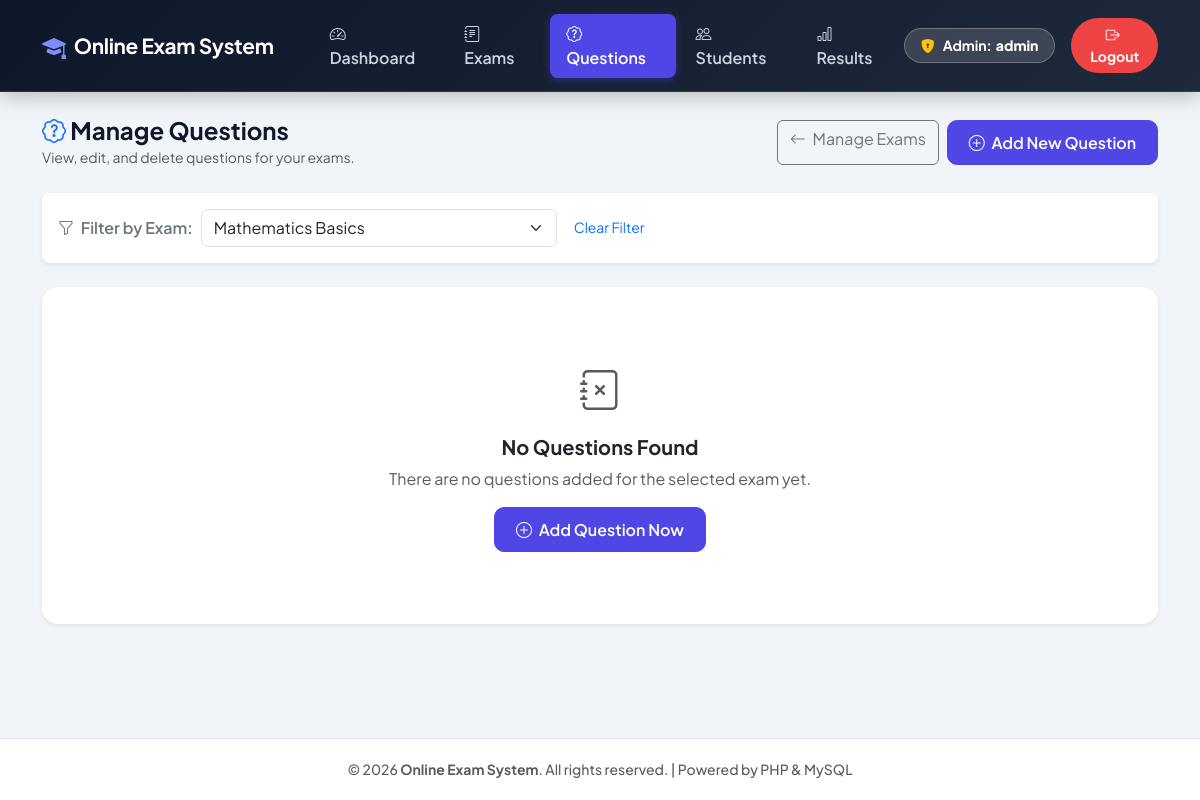
/admin/manage-questions.php?exam_id=3 (signed in), run on an earlier commit of the app's database.
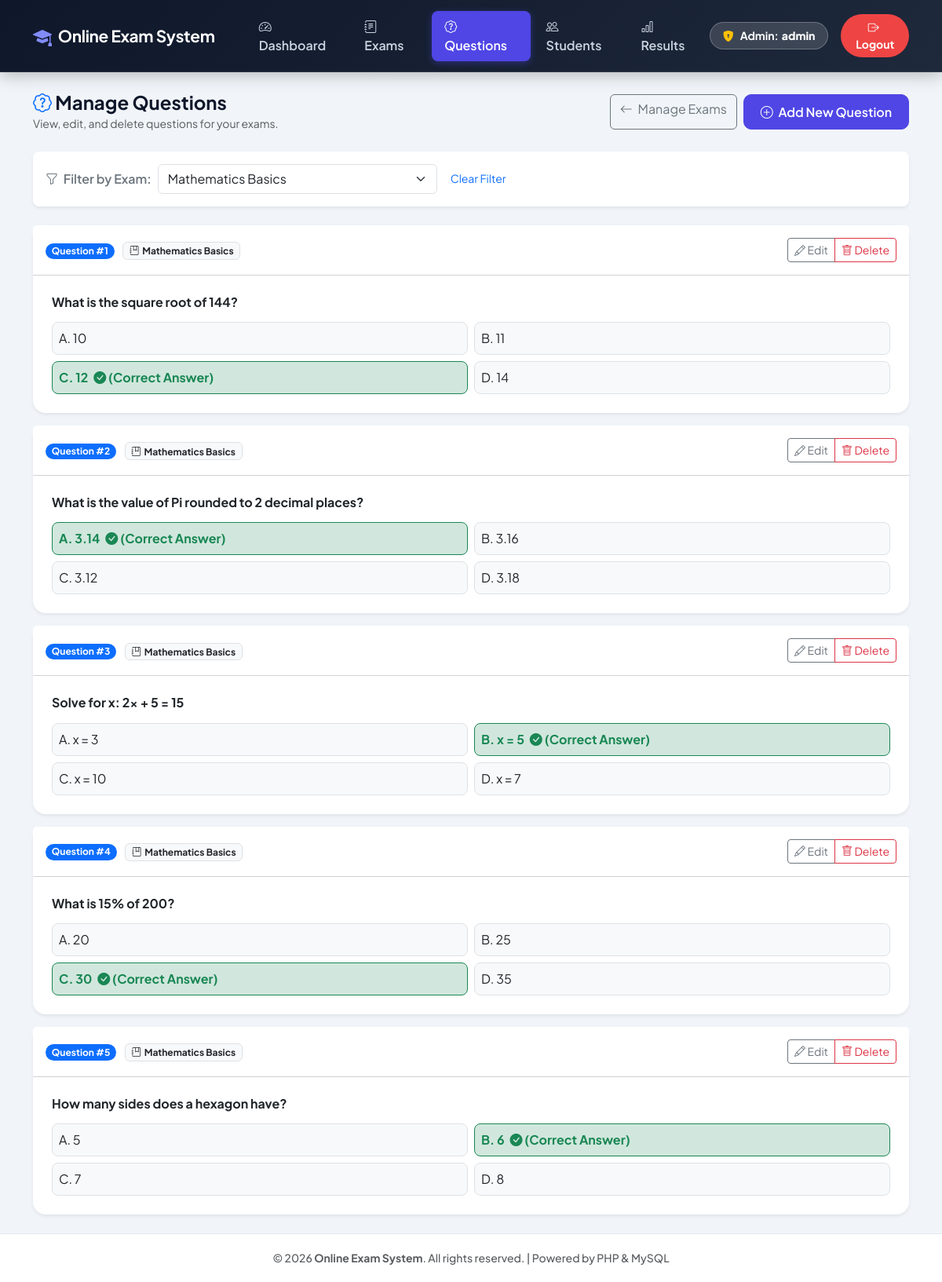
And on a later commit of the database.
### tables this page shows
CREATE TABLE IF NOT EXISTS questions (
    id INT AUTO_INCREMENT PRIMARY KEY,
    question_text TEXT NOT NULL,
    option_a VARCHAR(255) NOT NULL,
    option_b VARCHAR(255) NOT NULL,
    option_c VARCHAR(255) NOT NULL,
    option_d VARCHAR(255) NOT NULL,
    correct_option CHAR(1) NOT NULL,
    exam_id INT NOT NULL,
    FOREIGN KEY (exam_id) REFERENCES exams(id) ON DELETE CASCADE
);

CREATE TABLE IF NOT EXISTS exams (
    id INT AUTO_INCREMENT PRIMARY KEY,
    title VARCHAR(150) NOT NULL,
    duration_minutes INT NOT NULL DEFAULT 30
);

### admin/manage-questions.php (the view, shortened to what this page needs)
<?php
include '../includes/header.php';
include '../config/db.php';
$selected_exam_id = isset($_GET['exam_id']) ? (int)$_GET['exam_id'] : 0;
$exams_res = mysqli_query($conn, "SELECT id, title FROM exams ORDER BY title ASC");
$all_exams = [];
if ($exams_res) {
    while ($e = mysqli_fetch_assoc($exams_res)) {
        $all_exams[] = $e;
    }
}
$where_sql = $selected_exam_id ? "WHERE q.exam_id = $selected_exam_id" : "";
$questions_query = "SELECT q.*, e.title AS exam_title
                   FROM questions q
                   JOIN exams e ON q.exam_id = e.id
                   $where_sql
                   ORDER BY q.exam_id ASC, q.id ASC";
$questions_res = mysqli_query($conn, $questions_query);
?>
<div class="d-flex justify-content-between align-items-center mb-4 flex-wrap gap-2">
    <div>
        <h4 class="fw-bold mb-0"><i class="bi bi-patch-question text-primary"></i> Manage Questions</h4>
        <small class="text-muted">View, edit, and delete questions for your exams.</small>
    </div>
    <div class="d-flex gap-2">
        <a href="manage-exam.php" class="btn btn-outline-secondary">
            <i class="bi bi-arrow-left me-1"></i> Manage Exams
        </a>
        <a href="add-question.php<?php echo $selected_exam_id ? '?exam_id='.$selected_exam_id : ''; ?>" class="btn btn-primary">
            <i class="bi bi-plus-circle me-1"></i> Add New Question
        </a>
    </div>
</div>
<div class="card shadow-sm mb-4 border-0 rounded-3">
    <div class="card-body py-3">
        <form method="GET" action="manage-questions.php" class="row align-items-center g-2">
            <div class="col-auto">
                <label class="fw-semibold text-secondary mb-0"><i class="bi bi-funnel me-1"></i> Filter by Exam:</label>
            </div>
            <div class="col-md-4">
                <select name="exam_id" class="form-select" onchange="this.form.submit()">
                    <?php foreach ($all_exams as $ex): ?>
                        <option value="<?php echo $ex['id']; ?>" <?php echo ($selected_exam_id == $ex['id']) ? 'selected' : ''; ?>>
                            <?php echo htmlspecialchars($ex['title']); ?>
                        </option>
                    <?php endforeach; ?>
                </select>
            </div>
            <?php if ($selected_exam_id): ?>
                <div class="col-auto">
                    <a href="manage-questions.php" class="btn btn-sm btn-link text-decoration-none">Clear Filter</a>
                </div>
            <?php endif; ?>
        </form>
    </div>
</div>
<?php if ($questions_res && mysqli_num_rows($questions_res) > 0): ?>
    <div class="row g-3">
        <?php
        $count = 1;
        while ($q = mysqli_fetch_assoc($questions_res)):
        ?>
            <div class="col-12">
                <div class="card shadow-sm border-0 rounded-4">
                    <div class="card-header bg-white py-3 d-flex justify-content-between align-items-center">
                        <div>
                            <span class="badge bg-primary rounded-pill me-2">Question #<?php echo $count++; ?></span>
                            <span class="badge bg-light text-dark border"><i class="bi bi-journal-bookmark me-1"></i><?php echo htmlspecialchars($q['exam_title']); ?></span>
                        </div>
                        <div class="btn-group btn-group-sm">
                            <button class="btn btn-outline-secondary" data-bs-toggle="modal" data-bs-target="#editQuestionModal<?php echo $q['id']; ?>">
                                <i class="bi bi-pencil"></i> Edit
                            </button>
                            <a href="manage-questions.php?action=delete&id=<?php echo $q['id']; ?><?php echo $selected_exam_id ? '&exam_id='.$selected_exam_id : ''; ?>"
                               class="btn btn-outline-danger"
                               onclick="return confirm('Are you sure you want to delete this question?');">
                                <i class="bi bi-trash"></i> Delete
                            </a>
                        </div>
                    </div>
                    <div class="card-body p-4">
                        <h6 class="fw-bold text-dark mb-3"><?php echo htmlspecialchars($q['question_text']); ?></h6>
                        <div class="row g-2">
                            <div class="col-md-6">
                                <div class="p-2 border rounded-3 <?php echo ($q['correct_option'] === 'A') ? 'bg-success-subtle border-success text-success fw-bold' : 'bg-light'; ?>">
                                    A. <?php echo htmlspecialchars($q['option_a']); ?>
                                    <?php if ($q['correct_option'] === 'A'): ?>
                                        <i class="bi bi-check-circle-fill ms-1"></i> (Correct Answer)
                                    <?php endif; ?>
                                </div>
                            </div>
                            <div class="col-md-6">
                                <div class="p-2 border rounded-3 <?php echo ($q['correct_option'] === 'B') ? 'bg-success-subtle border-success text-success fw-bold' : 'bg-light'; ?>">
                                    B. <?php echo htmlspecialchars($q['option_b']); ?>
                                    <?php if ($q['correct_option'] === 'B'): ?>
                                        <i class="bi bi-check-circle-fill ms-1"></i> (Correct Answer)
                                    <?php endif; ?>
                                </div>
                            </div>
                            <div class="col-md-6">
                                <div class="p-2 border rounded-3 <?php echo ($q['correct_option'] === 'C') ? 'bg-success-subtle border-success text-success fw-bold' : 'bg-light'; ?>">
                                    C. <?php echo htmlspecialchars($q['option_c']); ?>
                                    <?php if ($q['correct_option'] === 'C'): ?>
                                        <i class="bi bi-check-circle-fill ms-1"></i> (Correct Answer)
                                    <?php endif; ?>
                                </div>
                            </div>
                            <div class="col-md-6">
                                <div class="p-2 border rounded-3 <?php echo ($q['correct_option'] === 'D') ? 'bg-success-subtle border-success text-success fw-bold' : 'bg-light'; ?>">
                                    D. <?php echo htmlspecialchars($q['option_d']); ?>
                                </div>
                            </div>
                        </div>
                    </div>
                </div>
            </div>
        <?php endwhile; ?>
    </div>
<?php else: ?>
    <div class="card shadow-sm border-0 rounded-4 p-5 text-center">
        <div class="py-4">
            <i class="bi bi-journal-x fs-1 text-muted d-block mb-3"></i>
            <h5 class="fw-bold text-dark">No Questions Found</h5>
            <p class="text-muted mb-3">There are no questions added for the selected exam yet.</p>
            <a href="add-question.php<?php echo $selected_exam_id ? '?exam_id='.$selected_exam_id : ''; ?>" class="btn btn-primary">
                <i class="bi bi-plus-circle me-1"></i> Add Question Now
            </a>
        </div>
    </div>
<?php endif; ?>
<?php include '../includes/footer.php'; ?>

### includes/header.php (shortened to what this page needs)
<?php
$current_page = basename($_SERVER['PHP_SELF']);
$is_admin = isset($_SESSION['admin_id']);
$is_student = isset($_SESSION['student_id']);
$css_path = (strpos($_SERVER['PHP_SELF'], '/student/') !== false || strpos($_SERVER['PHP_SELF'], '/admin/') !== false) ? '../css/style.css' : 'css/style.css';
$css_ver = file_exists(dirname(__DIR__) . '/css/style.css') ? filemtime(dirname(__DIR__) . '/css/style.css') : time();
$logout_url = (strpos($_SERVER['PHP_SELF'], '/student/') !== false || strpos($_SERVER['PHP_SELF'], '/admin/') !== false) ? '../logout.php' : 'logout.php';
?>
<!DOCTYPE html>
<html lang="en">
<head>
    <link href="https://cdn.jsdelivr.net/npm/bootstrap@5.3.2/dist/css/bootstrap.min.css" rel="stylesheet">
    <link href="https://cdn.jsdelivr.net/npm/bootstrap-icons@1.11.1/font/bootstrap-icons.css" rel="stylesheet">
    <link rel="stylesheet" href="<?php echo $css_path; ?>?v=<?php echo $css_ver; ?>">
</head>
<body>
<nav class="navbar navbar-expand-lg navbar-dark navbar-custom sticky-top">
    <div class="container">
        <a class="navbar-brand d-flex align-items-center gap-2 text-white" href="<?php echo $is_admin ? '../admin/dashboard.php' : ($is_student ? '../student/dashboard.php' : '#'); ?>">
            <i class="bi bi-mortarboard-fill text-indigo fs-4" style="color: #818cf8;"></i>
            <span class="fw-bold">Online Exam System</span>
        </a>
        <?php if ($is_admin || $is_student): ?>
            <div class="collapse navbar-collapse" id="navbarMain">
                <ul class="navbar-nav me-auto ms-lg-4 mb-2 mb-lg-0 gap-1">
                    <?php if ($is_admin): ?>
                        <li class="nav-item">
                            <a class="nav-link <?php echo ($current_page === 'dashboard.php') ? 'active' : ''; ?>" href="../admin/dashboard.php">
                                <i class="bi bi-speedometer2 me-1"></i> Dashboard
                            </a>
                        </li>
                        <li class="nav-item">
                            <a class="nav-link <?php echo ($current_page === 'manage-exam.php') ? 'active' : ''; ?>" href="../admin/manage-exam.php">
                                <i class="bi bi-journal-text me-1"></i> Exams
                            </a>
                        </li>
                        <li class="nav-item">
                            <a class="nav-link <?php echo ($current_page === 'manage-questions.php' || $current_page === 'add-question.php') ? 'active' : ''; ?>" href="../admin/manage-questions.php">
                                <i class="bi bi-patch-question me-1"></i> Questions
                            </a>
                        </li>
                        <li class="nav-item">
                            <a class="nav-link <?php echo ($current_page === 'manage-students.php' || $current_page === 'add-student.php') ? 'active' : ''; ?>" href="../admin/manage-students.php">
                                <i class="bi bi-people me-1"></i> Students
                            </a>
                        </li>
                        <li class="nav-item">
                            <a class="nav-link <?php echo ($current_page === 'view-results.php') ? 'active' : ''; ?>" href="../admin/view-results.php">
                                <i class="bi bi-bar-chart me-1"></i> Results
                            </a>
                        </li>
                    <?php endif; ?>
                </ul>
                <div class="d-flex align-items-center gap-3">
                    <?php if ($is_admin): ?>
                        <div class="user-badge d-flex align-items-center gap-1">
                            <i class="bi bi-shield-lock-fill text-warning me-1"></i> Admin: <strong><?php echo htmlspecialchars($_SESSION['admin_username']); ?></strong>
                        </div>
                        <a href="<?php echo $logout_url; ?>" class="btn btn-logout btn-sm rounded-pill px-3 fw-bold">
                            <i class="bi bi-box-arrow-right me-1"></i> Logout
                        </a>
                    <?php endif; ?>
                </div>
            </div>
        <?php endif; ?>
    </div>
</nav>
<div class="container main-content my-4">

### includes/footer.php (shortened to what this page needs)
</div>
<footer>
    <div class="container text-center">
        <p class="mb-0 text-muted small fw-medium">
            &copy; <?php echo date('Y'); ?> <strong>Online Exam System</strong>. All rights reserved. | Powered by PHP & MySQL
        </p>
    </div>
</footer>
</body>
</html>

### css/style.css (style rules this page uses)
:root { --primary-color: #4f46e5; --primary-hover: #4338ca; --secondary-color: #64748b; --success-color: #10b981; --danger-color: #ef4444; --warning-color: #f59e0b; --info-color: #06b6d4; --bg-body: #f1f5f9; --card-bg: #ffffff; --text-main: #0f172a; --text-muted: #64748b; --border-color: #cbd5e1; --shadow-sm: 0 1px 3px rgba(0,0,0,0.08); --shadow-md: 0 4px 14px rgba(15, 23, 42, 0.1); --shadow-lg: 0 12px 28px rgba(15, 23, 42, 0.15); }
body { background-color: var(--bg-body) !important; color: var(--text-main) !important; font-family: 'Plus Jakarta Sans', -apple-system, BlinkMacSystemFont, sans-serif; min-height: 100vh; display: flex; flex-direction: column; }
.main-content { flex: 1; }
.navbar-custom { background-color: #0f172a !important; background: linear-gradient(135deg, #0f172a 0%, #1e293b 100%) !important; box-shadow: 0 4px 20px rgba(0, 0, 0, 0.25) !important; padding: 0.85rem 0 !important; border-bottom: 1px solid rgba(255, 255, 255, 0.1) !important; }
.navbar-custom .navbar-brand { font-weight: 800 !important; font-size: 1.3rem !important; color: #ffffff !important; letter-spacing: -0.3px; }
.navbar-custom .nav-link { color: #cbd5e1 !important; font-weight: 600 !important; padding: 0.5rem 1rem !important; border-radius: 8px !important; transition: all 0.2s ease !important; }
.navbar-custom .nav-link.active { color: #ffffff !important; background: #4f46e5 !important; box-shadow: 0 2px 8px rgba(79, 70, 229, 0.4) !important; }
.user-badge { background: rgba(255, 255, 255, 0.15) !important; border: 1px solid rgba(255, 255, 255, 0.25) !important; backdrop-filter: blur(10px); border-radius: 30px !important; padding: 0.4rem 1rem !important; color: #ffffff !important; font-size: 0.875rem !important; font-weight: 700 !important; }
.btn-logout { background-color: #ef4444 !important; color: #ffffff !important; border: none !important; font-weight: 700 !important; padding: 0.4rem 1.1rem !important; border-radius: 30px !important; transition: background 0.2s ease !important; }
.btn-primary { background-color: #4f46e5 !important; border-color: #4f46e5 !important; color: #ffffff !important; font-weight: 600 !important; border-radius: 10px !important; padding: 0.6rem 1.3rem !important; transition: all 0.2s ease !important; }
footer { background: #ffffff !important; border-top: 1px solid #e2e8f0 !important; padding: 1.25rem 0 !important; margin-top: auto !important; }

What changed in the data, as far as the page shows it:
added questions: exam.title "Mathematics Basics", question_text "What is the square root of 144?", option_a "10", option_b "11", option_c "12", correct_option "C" (drawn), option_d "14"
added questions: exam.title "Mathematics Basics", question_text "What is the value of Pi rounded to 2 decimal places?", option_a "3.14", correct_option "A" (drawn), option_b "3.16", option_c "3.12", option_d "3.18"
added questions: exam.title "Mathematics Basics", question_text "Solve for x: 2x + 5 = 15", option_a "x = 3", option_b "x = 5", correct_option "B" (drawn), option_c "x = 10", option_d "x = 7"
added questions: exam.title "Mathematics Basics", question_text "What is 15% of 200?", option_a "20", option_b "25", option_c "30", correct_option "C" (drawn), option_d "35"
added questions: exam.title "Mathematics Basics", question_text "How many sides does a hexagon have?", option_a "5", option_b "6", correct_option "B" (drawn), option_c "7", option_d "8"
Also different on the page:
text no longer shown: "No Questions Found There are no questions added for the selected exam yet. Add Question Now"
